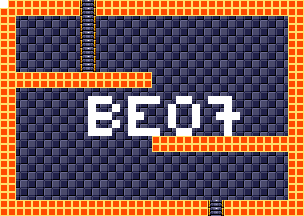

Below is a game level as drawn by its tile map, then a one-line description and the .tmx that defines it (tile-layer data replaced by summaries):
An orthogonal 38x27 tile map with 8x8 px tiles, 4 tile layers (background, foreground, room numbers, Objects), 15 tilesets.

<map version="1.5" tiledversion="1.7.1" orientation="orthogonal" renderorder="right-down" width="38" height="27" tilewidth="8" tileheight="8" infinite="0" nextlayerid="11" nextobjectid="1">
 <tileset firstgid="1" source="tilesheets/tsKarniMata.tsx" />
 <tileset firstgid="1025" source="tilesheets/tsVoodooWasp.tsx" />
 <tileset firstgid="2049" source="tilesheets/tsBurial.tsx" />
 <tileset firstgid="3073" source="tilesheets/tsBlueTemple.tsx" />
 <tileset firstgid="4097" source="tilesheets/tsGoddess.tsx" />
 <tileset firstgid="5121" source="tilesheets/tsKonark.tsx" />
 <tileset firstgid="6145" name="sEnemies" tilewidth="8" tileheight="8" tilecount="1024" columns="32">
  <image source="../grapx/tilesheets/sObjects.bmp" trans="ff94ff" width="256" height="256" />
 </tileset>
 <tileset firstgid="7169" source="tilesheets/tsIceTemple.tsx" />
 <tileset firstgid="8193" source="tilesheets/tsLavaArea.tsx" />
 <tileset firstgid="9217" source="tilesheets/tsBossArea.tsx" />
 <tileset firstgid="10241" source="tilesheets/tsPegu.tsx" />
 <tileset firstgid="11265" source="tilesheets/sTiwanakuTemple.tsx" />
 <tileset firstgid="12289" source="tilesheets/sIndraTemple.tsx" />
 <tileset firstgid="13313" source="tilesheets/sTeleport.tsx" />
 <tileset firstgid="14337" source="tilesheets/sObjects.tsx" />
 <layer id="2" name="background" width="38" height="27">
  <data>[1026 cells, 1026 non-empty, 2 distinct tile ids]</data>
 </layer>
 <layer id="1" name="foreground" width="38" height="27">
  <data>[1026 cells, 326 non-empty, 3 distinct tile ids]</data>
 </layer>
 <layer id="7" name="room numbers" width="38" height="27">
  <data>[1026 cells, 45 non-empty, 1 distinct tile ids]</data>
 </layer>
 <layer id="10" name="Objects" width="38" height="27">
  <data>[1026 cells, 0 non-empty, 0 distinct tile ids]</data>
 </layer>
</map>
